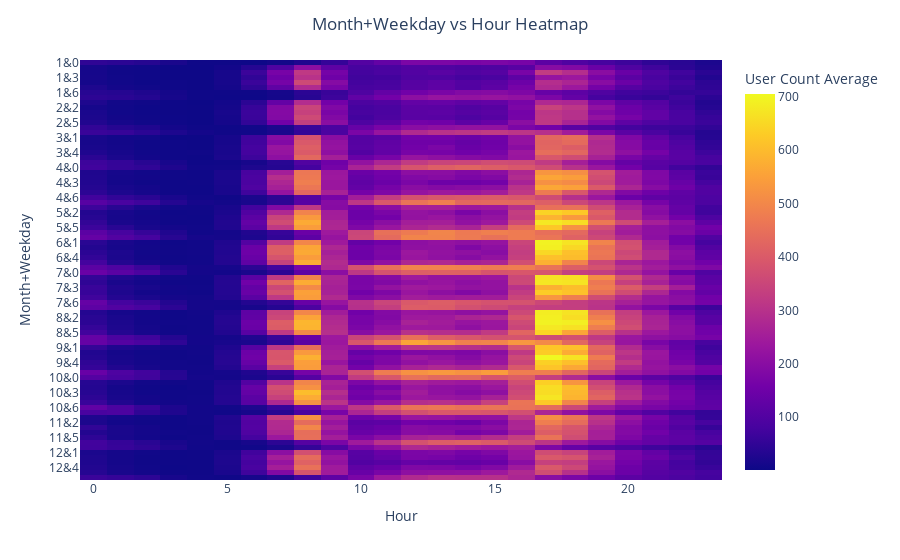

Notebook source saved alongside this figure:
### Code cell
a = [str(i[0])+'&'+str(i[1]) for i in pivot_table2.index]

fig3=px.imshow(pivot_table2, labels=dict(x="Hour", y="Month+Weekday", color="User Count Average"),
                x=pivot_table2.columns,
                y=a)
fig3.update_layout(
    title={
        'text': 'Month+Weekday vs Hour Heatmap',
        'x':0.5,
        'xanchor': 'center'}) 
fig3.show()

### Figure 1 — Plotly figure (JSON) as saved in the notebook; plotly's stock layout.template omitted (floating-point values rounded to 4 significant figures; data arrays with more than 128 entries replaced by an {"elided": "..."} marker saying what was removed)
{"data": [{"coloraxis": "coloraxis", "hovertemplate": "Hour: %{x}<br>Month+Weekday: %{y}<br>User Count Average: %{z}<extra></extra>", "name": "0", "type": "heatmap", "x": [0, 1, 2, 3, 4, 5, 6, 7, 8, 9, 10, 11, 12, 13, 14, 15, 16, 17, 18, 19, 20, 21, 22, 23], "xaxis": "x", "y": ["1&0", "1&1", "1&2", "1&3", "1&4", "1&5", "1&6", "2&0", "2&1", "2&2", "2&3", "2&4", "2&5", "2&6", "3&0", "3&1", "3&2", "3&3", "3&4", "3&5", "3&6", "4&0", "4&1", "4&2", "4&3", "4&4", "4&5", "4&6", "5&0", "5&1", "5&2", "5&3", "5&4", "5&5", "5&6", "6&0", "6&1", "6&2", "6&3", "6&4", "6&5", "6&6", "7&0", "7&1", "7&2", "7&3", "7&4", "7&5", "7&6", "8&0", "8&1", "8&2", "8&3", "8&4", "8&5", "8&6", "9&0", "9&1", "9&2", "9&3", "9&4", "9&5", "9&6", "10&0", "10&1", "10&2", "10&3", "10&4", "10&5", "10&6", "11&0", "11&1", "11&2", "11&3", "11&4", "11&5", "11&6", "12&0", "12&1", "12&2", "12&3", "12&4", "12&5", "12&6"], "yaxis": "y", "z": {"elided": "84x24 float values"}}], "layout": {"coloraxis": {"colorbar": {"title": {"text": "User Count Average"}}, "colorscale": [[0, "#0d0887"], [0.1111, "#46039f"], [0.2222, "#7201a8"], [0.3333, "#9c179e"], [0.4444, "#bd3786"], [0.5556, "#d8576b"], [0.6667, "#ed7953"], [0.7778, "#fb9f3a"], [0.8889, "#fdca26"], [1, "#f0f921"]]}, "margin": {"t": 60}, "title": {"text": "Month+Weekday vs Hour Heatmap", "x": 0.5, "xanchor": "center"}, "xaxis": {"anchor": "y", "constrain": "domain", "domain": [0, 1], "scaleanchor": "y", "title": {"text": "Hour"}}, "yaxis": {"anchor": "x", "autorange": "reversed", "constrain": "domain", "domain": [0, 1], "title": {"text": "Month+Weekday"}}}}
